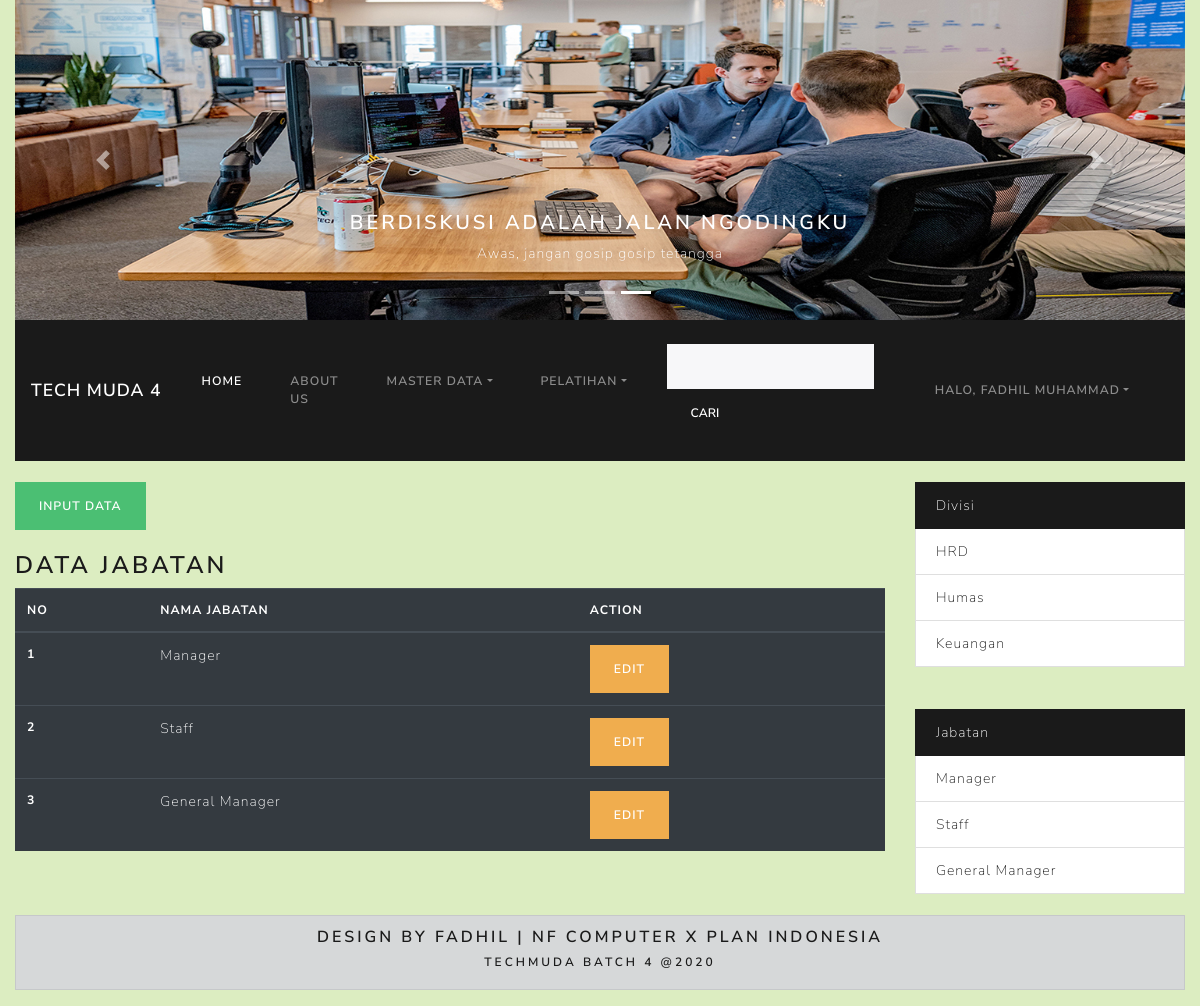
Page /index.php?hal=jabatan (signed in) on the committed database.
### tables this page shows
CREATE TABLE `jabatan` (
  `id` int(11) NOT NULL,
  `nama` varchar(20) NOT NULL
);

CREATE TABLE `divisi` (
  `id` int(11) NOT NULL,
  `nama` varchar(20) NOT NULL
);

### models/Jabatan.php (called while the page is built, shortened)
<?php
class Jabatan {
    private $koneksi;
    public function __construct(){
        global $dbh;
        $this->koneksi = $dbh;
    }
    public function dataJabatan(){
        $sql = "SELECT * FROM jabatan";
        $ps = $this->koneksi->prepare($sql);
        $ps->execute();
        $rs = $ps->fetchAll();
        return $rs;
    }
};
?>

### models/Divisi.php (called while the page is built, shortened)
<?php
class Divisi{
    private $koneksi;
    public function __construct(){
        global $dbh;
        $this->koneksi = $dbh;
    }
    public function dataDivisi(){
        $sql = "SELECT * FROM divisi";
        $ps = $this->koneksi->prepare($sql);
        $ps->execute();
        $rs = $ps->fetchAll();
        return $rs;
    }
};
?>

### jabatan.php (the view)
<?php
if(isset($_SESSION['MEMBER']) ){
?>
<?php
$ar_judul =['No', 'Nama Jabatan', 'Action'];
?>
<a href="index.php?hal=form_jabatan#jab" type="button" class="btn btn-success">input data</a>
<br><br>
<h3 id="jab">Data Jabatan</h3>
<table class="table table-sm table-dark">
  <thead>
    <tr>
    <?php
        foreach($ar_judul as $jdl){
    ?>
      <th scope="col"><?= $jdl ?></th>
    <?php  } ?>
    </tr>
  </thead>
  <tbody>
      <?php
      $model = new Jabatan();
      $rs = $model->dataJabatan();
      $no = 1;
      foreach($rs as $jab){
      ?>
        <tr>
          <th scope="row"><?= $no ?></th>
          <td><?= $jab['nama'] ?></td>
          <td>
          <a href="index.php?hal=form_jabatan&idedit=<?= $jab['id'] ?>" type="button" class="btn btn-warning">Edit</a>
          </td>
        </tr>
<?php $no++; } ?>
  </tbody>
</table>
      <?php }
       else{
        include_once 'terlarang.php';
       }?>

### sidebar.php (shortened to what this page needs)
<?php
$obj1 = NEW Divisi();
$ar_divisi = $obj1->dataDivisi();
$obj2 = NEW Jabatan();
$ar_jabatan= $obj2->dataJabatan();
?>
				<?php
					if(isset($_SESSION['MEMBER']) ){
				?>
<div class="col-md-3">
			<div class="list-group">
				 <a href="#" class="list-group-item list-group-item-action active">Divisi</a>
				<?php
				foreach($ar_divisi as $div){
				?>
				<div class="list-group-item">
					<a href="index.php?hal=pegawai&id=<?= $div['id'] ?>"><?= $div['nama'] ?></a>
				</div>
				<?php } ?>
			</div>
			<br><br>
			<div class="list-group">
				 <a href="#" class="list-group-item list-group-item-action active">Jabatan</a>
				 <?php
				foreach($ar_jabatan as $jab){
				?>
				<div class="list-group-item">
					<a href="index.php?hal=pegawai&idj=<?= $jab['id'] ?>"><?= $jab['nama'] ?></a>
				</div>
				<?php } ?>
			</div>
	<?php }?>
</div>
</div>

### css/style.css (style rules this page uses)
body { background-color: #dcedc1; background-repeat: no-repeat; background-size: cover; }

### rows in the picture
jabatan: nama "Manager"
jabatan: nama "Staff"
jabatan: nama "General Manager"
divisi: nama "HRD"
divisi: nama "Humas"
divisi: nama "Keuangan"

### other values in the picture
$_SESSION['MEMBER']['fullname'] "FADHIL MUHAMMAD"
$jdl "NO"
$jdl "NAMA JABATAN"
$jdl "ACTION"
